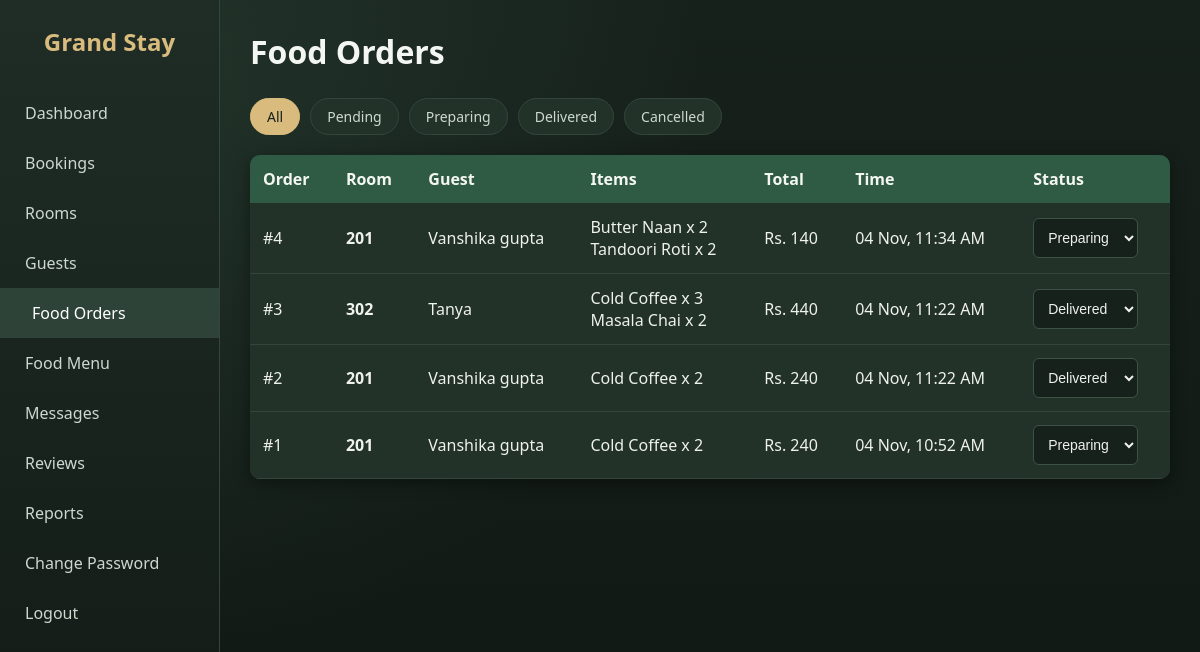
/food_orders.php (signed in), run on the app's committed database.
### tables this page shows
CREATE TABLE `food_orders` (
  `id` int(11) NOT NULL,
  `booking_id` int(11) NOT NULL,
  `total` decimal(10,2) NOT NULL,
  `status` enum('pending','preparing','delivered','cancelled') DEFAULT 'pending',
  `created_at` timestamp NOT NULL DEFAULT current_timestamp()
);

CREATE TABLE `rooms` (
  `id` int(11) NOT NULL,
  `room_number` varchar(10) NOT NULL,
  `room_type_id` int(11) NOT NULL,
  `status` enum('available','occupied','cleaning','maintenance') DEFAULT 'available'
);

CREATE TABLE `guests` (
  `id` int(11) NOT NULL,
  `full_name` varchar(100) NOT NULL,
  `email` varchar(100) DEFAULT NULL,
  `phone` varchar(20) NOT NULL,
  `id_proof` varchar(100) DEFAULT NULL,
  `created_at` timestamp NOT NULL DEFAULT current_timestamp()
);

### food_orders.php (the view, shortened to what this page needs)
<?php
include "../includes/db.php";
$filter = isset($_GET["status"]) ? $_GET["status"] : "";
$allowed = ["pending", "preparing", "delivered", "cancelled"];
$sql = "
  SELECT o.id, o.total, o.status, o.created_at, o.booking_id,
         g.full_name, r.room_number
  FROM food_orders o
  JOIN bookings b ON o.booking_id = b.id
  JOIN guests g ON b.guest_id = g.id
  JOIN rooms r ON b.room_id = r.id
";
if (in_array($filter, $allowed)) {
    $stmt = $conn->prepare($sql . " WHERE o.status = ? ORDER BY o.id DESC");
    $stmt->bind_param("s", $filter);
    $stmt->execute();
    $orders = $stmt->get_result();
} else {
    $orders = $conn->query($sql . " ORDER BY o.id DESC");
}
function order_items($conn, $order_id) {
    $stmt = $conn->prepare("
      SELECT i.name, oi.qty
      FROM food_order_items oi
      JOIN food_items i ON oi.item_id = i.id
      WHERE oi.order_id = ?
    ");
    $stmt->bind_param("i", $order_id);
    $stmt->execute();
    $res = $stmt->get_result();
    $parts = [];
    while ($r = $res->fetch_assoc()) {
        $parts[] = htmlspecialchars($r["name"]) . " x " . $r["qty"];
    }
    return implode("<br>", $parts);
}
?>
<!DOCTYPE html>
<html lang="en">
<head>
  <link rel="stylesheet" href="../css/admin.css">
</head>
<body>
<?php include "sidebar.php"; ?>
<div class="main">
  <h1>Food Orders</h1>
  <div class="filters">
    <a href="food_orders.php" class="<?php echo $filter == '' ? 'on' : ''; ?>">All</a>
    <?php foreach ($allowed as $s) { ?>
      <a href="food_orders.php?status=<?php echo $s; ?>" class="<?php echo $filter == $s ? 'on' : ''; ?>"><?php echo ucfirst($s); ?></a>
    <?php } ?>
  </div>
  <table>
    <tr>
      <th>Order</th>
      <th>Room</th>
      <th>Guest</th>
      <th>Items</th>
      <th>Total</th>
      <th>Time</th>
      <th>Status</th>
    </tr>
    <?php while ($o = $orders->fetch_assoc()) { ?>
    <tr>
      <td>#<?php echo $o["id"]; ?></td>
      <td><b><?php echo $o["room_number"]; ?></b></td>
      <td><?php echo htmlspecialchars($o["full_name"]); ?></td>
      <td><?php echo order_items($conn, $o["id"]); ?></td>
      <td>Rs. <?php echo number_format($o["total"]); ?></td>
      <td><?php echo date("d M, h:i A", strtotime($o["created_at"])); ?></td>
      <td>
        <form method="POST" class="inline">
          <select name="status" onchange="this.form.submit()">
            <?php foreach ($allowed as $s) { ?>
              <option value="<?php echo $s; ?>" <?php if ($o["status"] == $s) echo "selected"; ?>><?php echo ucfirst($s); ?></option>
            <?php } ?>
          </select>
        </form>
      </td>
    </tr>
    <?php } ?>
  </table>
</div>
</body>
</html>

### admin.css (style rules this page uses)
* { margin: 0; padding: 0; box-sizing: border-box; }
body { font-family: 'Segoe UI', Arial, sans-serif; background: #f2f4f7; color: #333; }
.main { margin-left: 220px; padding: 30px; }
.main h1 { margin-bottom: 25px; color: #1c2b3a; }
table { width: 100%; background: #fff; border-collapse: collapse; border-radius: 10px; overflow: hidden; box-shadow: 0 3px 10px rgba(0,0,0,0.08); }
th { background: #1c2b3a; color: #fff; text-align: left; padding: 13px; }
td { padding: 13px; border-bottom: 1px solid #eee; }
.filters { margin-bottom: 20px; display: flex; gap: 10px; flex-wrap: wrap; }
.filters a { padding: 8px 16px; background: #fff; border-radius: 20px; text-decoration: none; color: #1c2b3a; font-size: 14px; box-shadow: 0 2px 6px rgba(0,0,0,0.08); }
.filters a.on { background: #d4a94f; color: #fff; }
.add-room input, .add-room select, td select { padding: 10px; border: 1px solid #ccc; border-radius: 6px; font-size: 14px; }
form.inline { display: inline; }
:root { --bg: #f6f4ec; --bg2: #ebeee2; --card: #fdfcf7; --main: #4f6b5a; --main-dark: #3d5546; --accent: #c9a86a; --accent-dark: #b08f4f; --soft: #dfe8da; --text: #3f4a42; --muted: #7a857d; }
body { color: var(--text) !important; background: radial-gradient(circle at 10% 15%, rgba(223,232,218,0.8), transparent 45%), linear-gradient(180deg, var(--bg), var(--bg2)) !important; background-attachment: fixed !important; }
.main h1, .main h2 { color: var(--main-dark) !important; }
table { background: var(--card) !important; box-shadow: 0 4px 14px rgba(79,107,90,0.14) !important; }
th { background: var(--main) !important; color: #f6f4ec !important; }
td { border-bottom: 1px solid #e8ebe0 !important; color: var(--text); }
.filters a { background: var(--card) !important; color: var(--main-dark) !important; }
.filters a.on { background: var(--accent) !important; color: #fff !important; }
.add-room input, .add-room select, td select, .login-box input { background: #fff !important; border: 1px solid #d9e0d3 !important; }
body { color: #eef2ea !important; background: radial-gradient(circle at 10% 10%, rgba(80,130,100,0.20), transparent 45%), linear-gradient(180deg, #17211c, #101814) !important; background-attachment: fixed !important; }
.main h1, .main h2 { color: #f4f7f1 !important; }
body table { background: #233229 !important; box-shadow: 0 4px 16px rgba(0,0,0,0.4) !important; }
body table th { background: #2f5a43 !important; color: #f4f7f1 !important; }
body table td { background: #233229 !important; color: #eef2ea !important; border-bottom: 1px solid #34463c !important; }
.add-room input, .add-room select, td select, .login-box input { background: #17211c !important; color: #eef2ea !important; border: 1px solid #3d5247 !important; }
select option { background: #17211c; color: #eef2ea; }
.filters a { background: #233229 !important; color: #cdd8cf !important; border: 1px solid #34463c; box-shadow: none !important; }
.filters a.on { background: #d9bb7e !important; color: #17211c !important; border-color: #d9bb7e; }

### data on the page
food_orders: id "4", rooms.room_number "201", guests.full_name "Vanshika gupta", parts "Butter Naan x 2 Tandoori Roti x 2", total "140", created_at "04 Nov, 11:34 AM", status "Preparing"
food_orders: id "3", rooms.room_number "302", guests.full_name "Tanya", parts "Cold Coffee x 3 Masala Chai x 2", total "440", created_at "04 Nov, 11:22 AM", status "Delivered"
food_orders: id "2", rooms.room_number "201", guests.full_name "Vanshika gupta", parts "Cold Coffee x 2", total "240", created_at "04 Nov, 11:22 AM", status "Delivered"
food_orders: id "1", rooms.room_number "201", guests.full_name "Vanshika gupta", parts "Cold Coffee x 2", total "240", created_at "04 Nov, 10:52 AM", status "Preparing"

### other printed values
$m[1] "Dashboard"
$m[1] "Bookings"
$m[1] "Rooms"
$m[1] "Guests"
$m[1] "Food Orders"
$m[1] "Food Menu"
$m[1] "Messages"
$m[1] "Reviews"
$m[1] "Reports"
$m[1] "Change Password"
$s "Pending"
$s "Preparing"
$s "Delivered"
$s "Cancelled"
